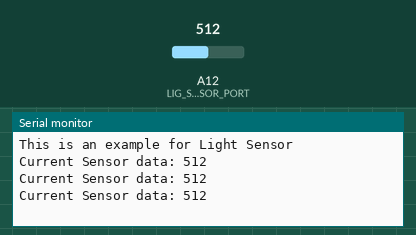
Simulated run of this sketch. Board: Arduino Mega 2560, built with avr-gcc and run on an emulated ATmega2560. Shown: the last lines printed to the serial monitor. The test bench sets the inputs (shaded band); at power-on: A12 (LIG_SENSOR_PORT) = 512.

Above: at 1.3 s.
1.4 s: A12 (LIG_SENSOR_PORT) set to 716
At 1.9 s:
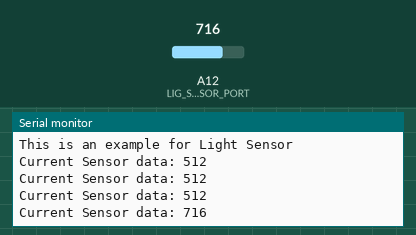
2.9 s: A12 (LIG_SENSOR_PORT) set to 900
At 3.4 s:
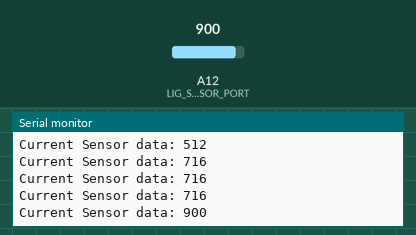
Timing chart, 0 to 5.9 s (numbered marks = the images above; inputs shaded):
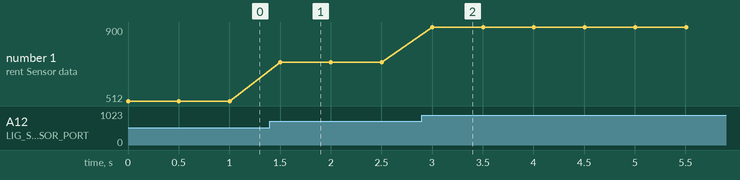

The sketch:

demo_light.ino
```cpp
#include <Arduino.h>
#include <avr/wdt.h>
#include <Wire.h>
#include <SoftwareSerial.h>

#define LIG_SENSOR_PORT     A12

void light_sensor_init(void)
{
  pinMode(LIG_SENSOR_PORT, INPUT);
}

int16_t light_senor_aRead(void)
{
  int16_t val;
  val = analogRead(LIG_SENSOR_PORT);
  return (val);
}

void setup() {
  Serial.begin(115200);
  Serial.println("This is an example for Light Sensor ");
  light_sensor_init();
}

void loop() {
  Serial.print("Current Sensor data: ");
  Serial.println(light_senor_aRead());
  delay(500);
}
```

Measured:
- after the input at 1.4 s, the serial monitor: prints a new line after 0.10 s (image 1)
- after the input at 2.9 s, the serial monitor: prints a new line after 0.10 s (image 2)
- plotted number 1: 512 → 716 after the input at 1.4 s, 716 → 900 after the input at 2.9 s
